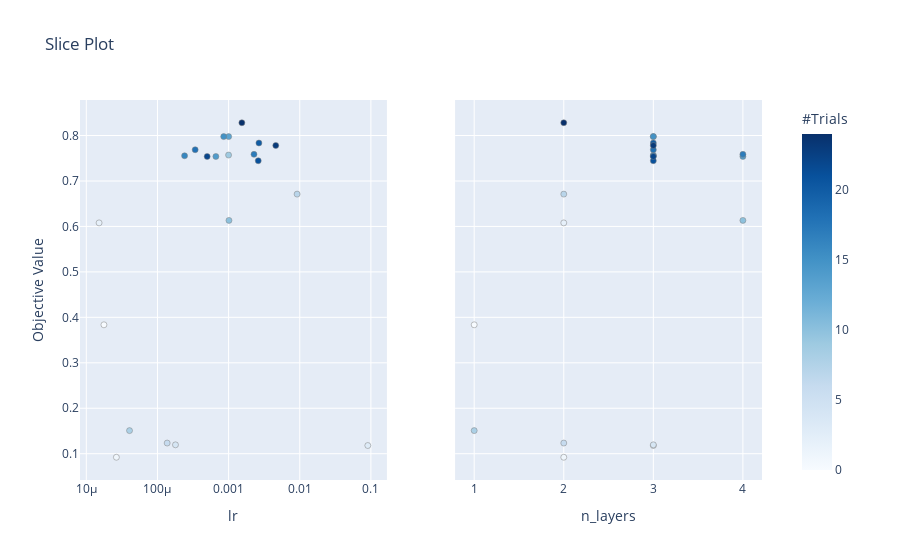

Notebook source saved alongside this figure:
### Code cell
plot_slice(study, params=["lr", "n_layers"])

### Figure 1 — Plotly figure (JSON) as saved in the notebook; plotly's stock layout.template omitted (floating-point values rounded to 4 significant figures)
{"data": [{"marker": {"color": [0, 1, 2, 3, 4, 6, 7, 8, 9, 10, 13, 14, 15, 16, 17, 18, 20, 21, 22, 23, 24], "colorbar": {"title": {"text": "#Trials"}, "x": 1, "xpad": 40}, "colorscale": [[0, "rgb(247,251,255)"], [0.125, "rgb(222,235,247)"], [0.25, "rgb(198,219,239)"], [0.375, "rgb(158,202,225)"], [0.5, "rgb(107,174,214)"], [0.625, "rgb(66,146,198)"], [0.75, "rgb(33,113,181)"], [0.875, "rgb(8,81,156)"], [1, "rgb(8,48,107)"]], "line": {"color": "Grey", "width": 0.5}, "showscale": true}, "mode": "markers", "showlegend": false, "type": "scatter", "x": [1.769e-05, 2.647e-05, 1.513e-05, 0.09048, 0.0001791, 0.000137, 0.00918, 4.049e-05, 0.0009989, 0.001012, 0.001002, 0.0006622, 0.0008535, 0.0002405, 0.002274, 0.0003389, 0.002667, 0.002608, 0.0004998, 0.004603, 0.001537], "xaxis": "x", "y": [0.3836, 0.09219, 0.6078, 0.118, 0.1195, 0.1234, 0.6711, 0.1508, 0.757, 0.6133, 0.7977, 0.7539, 0.7977, 0.7555, 0.7586, 0.7688, 0.7836, 0.7445, 0.7539, 0.7781, 0.8281], "yaxis": "y"}, {"marker": {"color": [0, 1, 2, 3, 4, 6, 7, 8, 9, 10, 13, 14, 15, 16, 17, 18, 20, 21, 22, 23, 24], "colorbar": {"title": {"text": "#Trials"}, "x": 1, "xpad": 40}, "colorscale": [[0, "rgb(247,251,255)"], [0.125, "rgb(222,235,247)"], [0.25, "rgb(198,219,239)"], [0.375, "rgb(158,202,225)"], [0.5, "rgb(107,174,214)"], [0.625, "rgb(66,146,198)"], [0.75, "rgb(33,113,181)"], [0.875, "rgb(8,81,156)"], [1, "rgb(8,48,107)"]], "line": {"color": "Grey", "width": 0.5}, "showscale": false}, "mode": "markers", "showlegend": false, "type": "scatter", "x": [1, 2, 2, 3, 3, 2, 2, 1, 3, 4, 3, 4, 3, 3, 4, 3, 3, 3, 3, 3, 2], "xaxis": "x2", "y": [0.3836, 0.09219, 0.6078, 0.118, 0.1195, 0.1234, 0.6711, 0.1508, 0.757, 0.6133, 0.7977, 0.7539, 0.7977, 0.7555, 0.7586, 0.7688, 0.7836, 0.7445, 0.7539, 0.7781, 0.8281], "yaxis": "y2"}], "layout": {"title": {"text": "Slice Plot"}, "xaxis": {"anchor": "y", "domain": [0, 0.45], "title": {"text": "lr"}, "type": "log"}, "xaxis2": {"anchor": "y2", "domain": [0.55, 1], "title": {"text": "n_layers"}}, "yaxis": {"anchor": "x", "domain": [0, 1], "title": {"text": "Objective Value"}}, "yaxis2": {"anchor": "x2", "domain": [0, 1], "matches": "y", "showticklabels": false}}}
